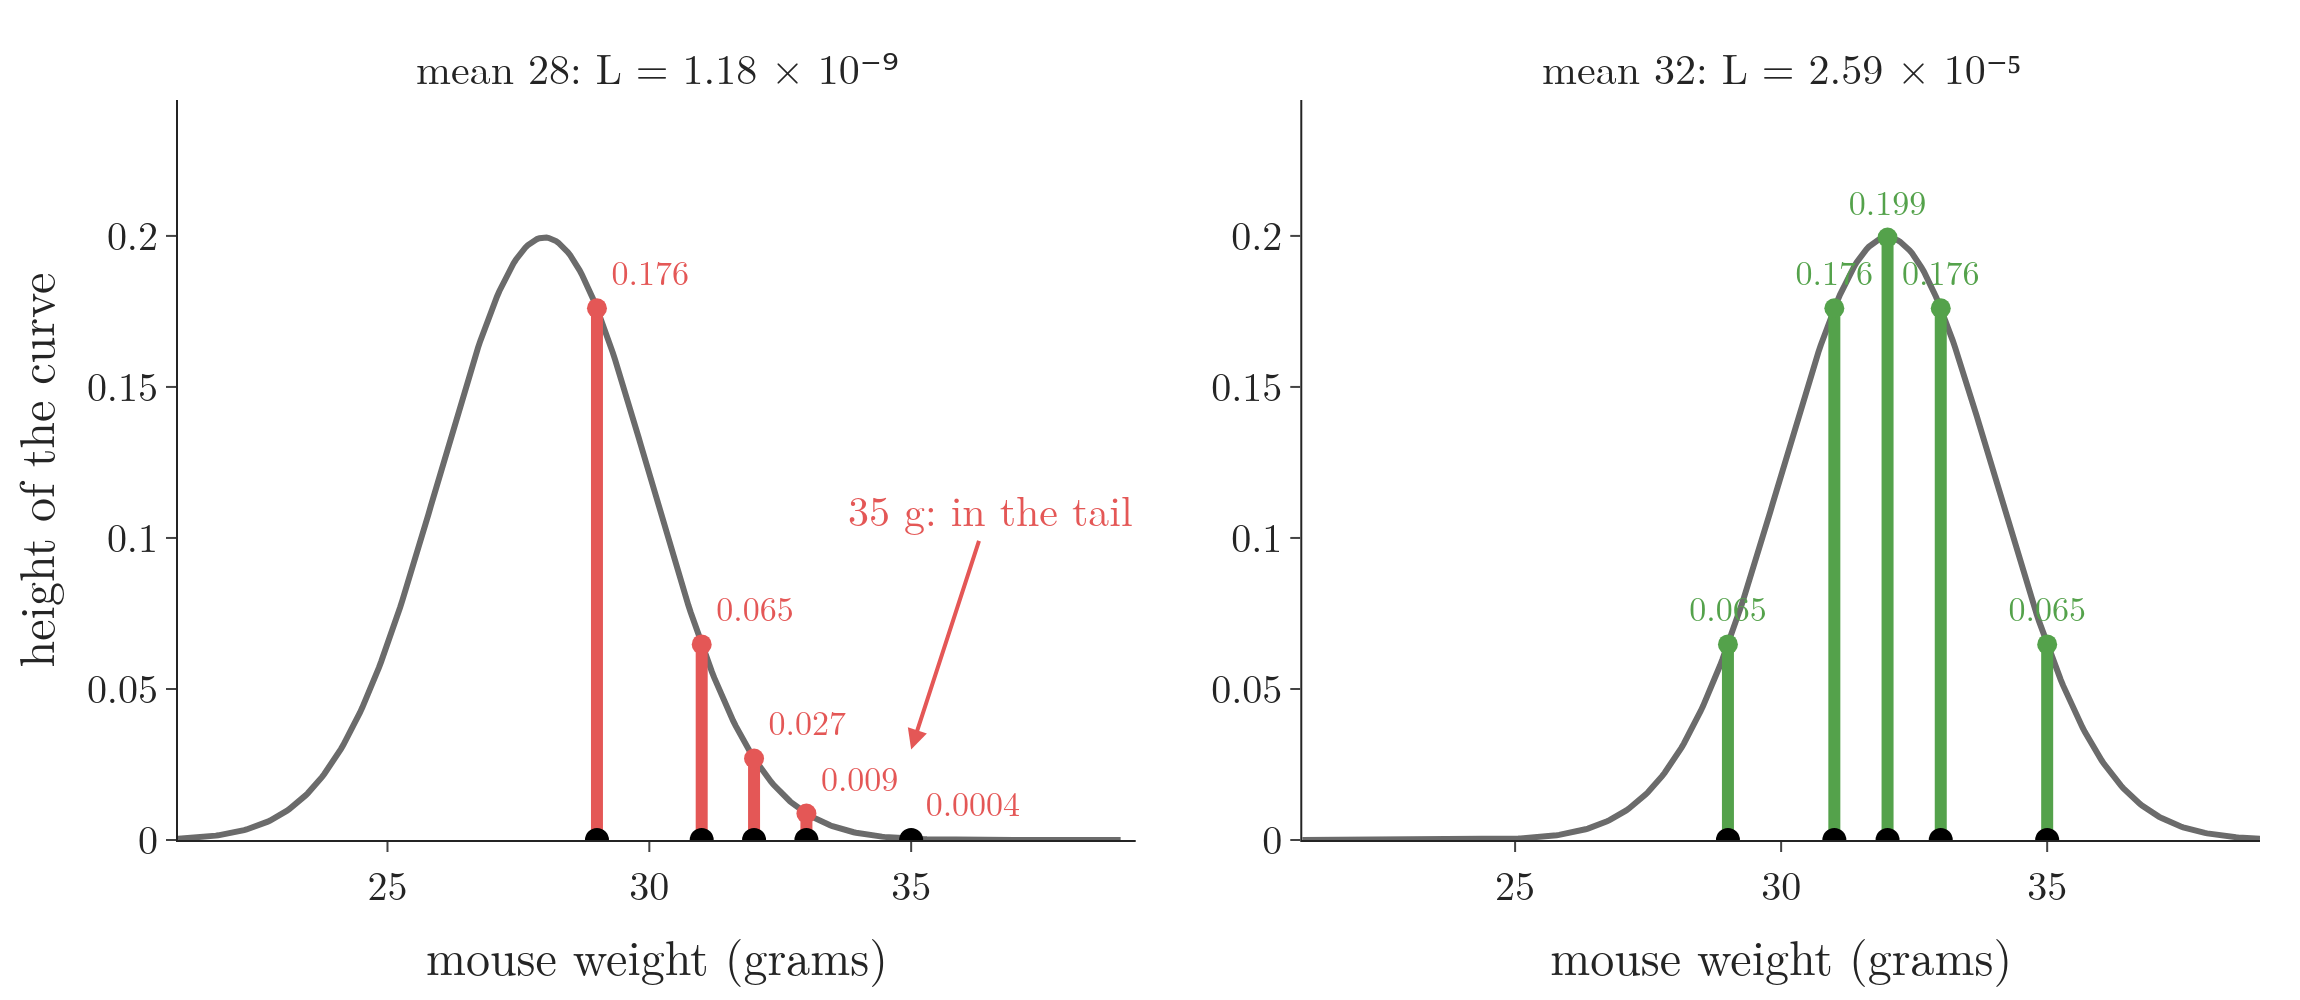

Reproduce this figure in Python.
"""The likelihood of a dataset is the product of the heights (Plotly). Same five mice, two curves with sigma = 2.
Left: mean 28; heights 0.176, 0.065, 0.027, 0.009, 0.0004 multiply to 1.18e-9 (the 35-gram mouse is in the tail).
Right: mean 32; the product is 2.59e-5, about 20,000 times larger."""
from pathlib import Path

import numpy as np
import plotly.graph_objects as go
from plotly.subplots import make_subplots
from scipy import stats

HERE = Path(__file__).parent
BLUE, ORANGE, GREEN, RED, GREY = "#4C78A8", "#F58518", "#54A24B", "#E45756", "#6B6B6B"
X = np.array([29, 31, 32, 33, 35.0])
h28, h32 = stats.norm(28, 2).pdf(X), stats.norm(32, 2).pdf(X)
assert np.allclose(h28, [0.176, 0.065, 0.027, 0.009, 0.0004], atol=6e-4)
assert abs(h28.prod() / 1e-9 - 1.18) < 0.01 and abs(h32.prod() / 1e-5 - 2.59) < 0.01

fig = make_subplots(rows=1, cols=2, horizontal_spacing=0.08,
                    subplot_titles=(f"mean 28: L = 1.18 × 10⁻⁹", f"mean 32: L = 2.59 × 10⁻⁵"))
x = np.linspace(21, 39, 400)
for c, (mu, h, col) in enumerate(((28, h28, RED), (32, h32, GREEN)), start=1):
    fig.add_trace(go.Scatter(x=x, y=stats.norm(mu, 2).pdf(x), mode="lines", line=dict(color=GREY, width=3)), 1, c)
    for xi, hi in zip(X, h):
        fig.add_trace(go.Scatter(x=[xi, xi], y=[0, hi], mode="lines", line=dict(color=col, width=6)), 1, c)
    fig.add_trace(go.Scatter(x=X, y=h, mode="markers+text", marker=dict(size=10, color=col),
                             text=[f"{v:.4f}".rstrip("0") if v < 0.001 else f"{v:.3f}" for v in h],
                             textposition="top right" if c == 1 else "top center", textfont=dict(size=17, color=col)), 1, c)
    fig.add_trace(go.Scatter(x=X, y=np.zeros(5), mode="markers", marker=dict(size=12, color="black")), 1, c)
fig.add_annotation(x=35, y=0.03, ax=36.5, ay=0.11, xref="x1", yref="y1", axref="x1", ayref="y1", showarrow=True,
                   arrowhead=2, arrowwidth=2, arrowcolor=RED, text="35 g: in the tail", font=dict(size=18, color=RED))
fig.update_xaxes(title_text="mouse weight (grams)")
fig.update_yaxes(title_text="height of the curve", range=[0, 0.245], row=1, col=1)
fig.update_yaxes(range=[0, 0.245], row=1, col=2)
fig.update_layout(template="simple_white", width=1150, height=500, showlegend=False,
                  font=dict(family="Latin Modern Roman", size=20), margin=dict(l=70, r=20, t=50, b=60))
fig.update_annotations(font_size=21)
fig.write_image(HERE / "heights_product.png", scale=2)
fig.write_image(HERE / "heights_product.pdf")
